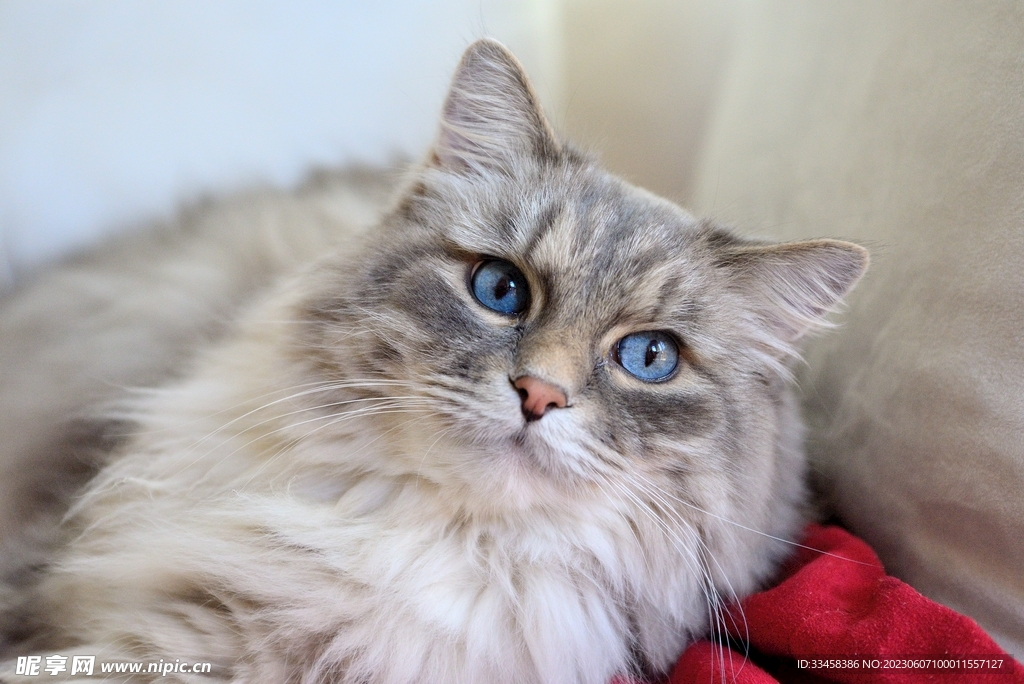
#> input picture test.jpg, 1024 x 684 px
$ python 03_opencv_demo.py
#> lines starting #> are read from the running program, lines starting #| are printed output that depends on the picture
"""
OpenCV 基础练习
包括读图、显示、灰度化、resize、ROI 裁剪、保存
运行前：在同目录放一张名为 test.jpg 的图片
"""

import cv2
import os


def main():
    #1. 读取图片
    img_path = "test.jpg"
    if not os.path.exists(img_path):
        print(f"错误: 找不到 {img_path}")
        print("请在同目录放一张名为 test.jpg 的图片后重新运行")
        return

    img = cv2.imread(img_path)
#> img is the input picture: shape (684, 1024, 3); mean B, G, R 160.8, 161.2, 170.2
    if img is None:
        print(f"错误: cv2.imread 读取失败，请检查 {img_path} 是否为有效图片")
        return

    print(f"图片读取成功，原始形状: {img.shape}")  # (H, W, C), BGR 格式
#| 图片读取成功，原始形状: (684, 1024, 3)

    #2. 转为 RGB 显示（OpenCV 默认 BGR，matplotlib 用 RGB）
    img_rgb = cv2.cvtColor(img, cv2.COLOR_BGR2RGB)
    print("（已转为 RGB 格式，如需用 matplotlib 显示可用 img_rgb）")

    #3. 灰度化
    gray = cv2.cvtColor(img, cv2.COLOR_BGR2GRAY)
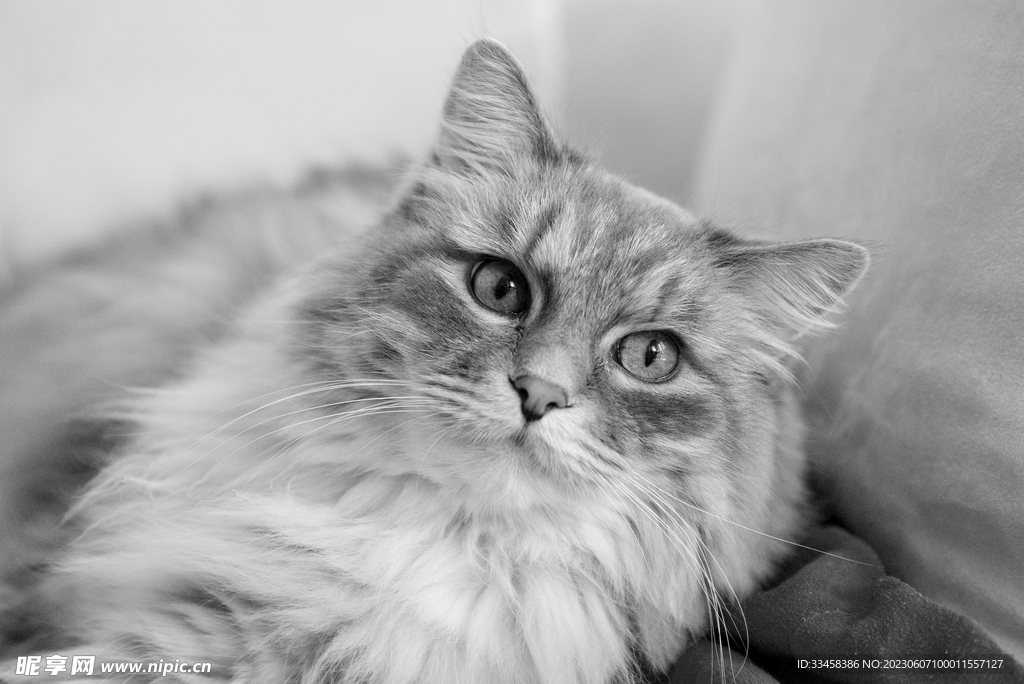
#> gray: shape (684, 1024); min 0, max 255, mean 163.8
    print(f"灰度图形状: {gray.shape}")  # (H, W)
#| 灰度图形状: (684, 1024)

    #4. Resize
    resized = cv2.resize(gray, (224, 224), interpolation=cv2.INTER_CUBIC)
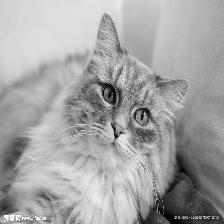
#> resized: shape (224, 224); min 0, max 255, mean 163.9
    print(f"Resize 后形状: {resized.shape}")  # (224, 224)
#| Resize 后形状: (224, 224)

    #5. ROI 裁剪（取中心 112x112）
    h, w = resized.shape
#> h = 224; w = 224
    roi = resized[h//4:h//4+h//2, w//4:w//4+w//2]
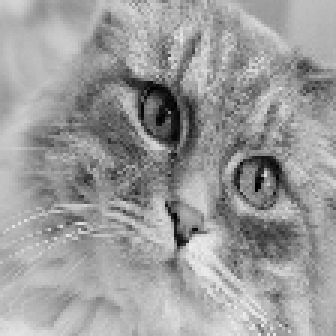
#> roi: shape (112, 112) (shown 3 times larger); min 0, max 236, mean 155.7
    print(f"ROI 裁剪后形状: {roi.shape}")  # (112, 112)
#| ROI 裁剪后形状: (112, 112)

    #6. 保存结果
    cv2.imwrite("gray_224.jpg", resized)
    cv2.imwrite("roi_112.jpg", roi)
    print("已保存 gray_224.jpg 和 roi_112.jpg")

    #7. 用 OpenCV 窗口显示（可选，按任意键关闭）
    cv2.imshow("Original (BGR)", img)
    cv2.imshow("Gray 224x224", resized)
    cv2.imshow("ROI 112x112", roi)
    print("\n按任意键关闭所有窗口...")
    cv2.waitKey(0)
    cv2.destroyAllWindows()

    print("\n03_opencv_demo.py 全部运行完成！")


if __name__ == "__main__":
    main()
